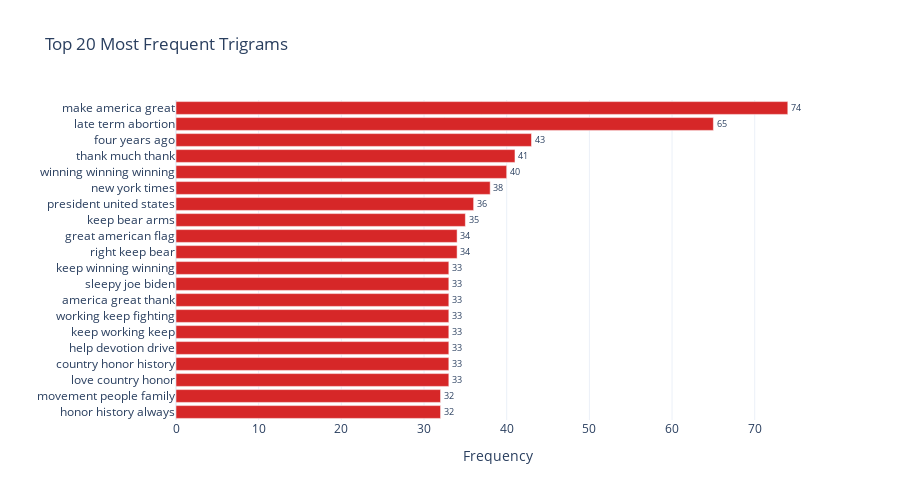

Notebook code for this chart:
### Markdown cell above
## Most Common Three-Word Phrases (Trigrams)

Analyzing three-word combinations to identify recurring themes and signature phrases.

### Code cell
# Get trigrams from all speeches
trigrams = get_ngrams(all_text, n=3, stopwords=custom_stopwords, top_k=100)

# Generate trigram word cloud
trigram_dict = dict(trigrams)
wordcloud = WordCloud(
    width=1600,
    height=800,
    background_color="white",
    colormap='inferno',
    max_words=100,
    relative_scaling=0.5
).generate_from_frequencies(trigram_dict)

fig, ax = plt.subplots(figsize=(16, 8))
ax.imshow(wordcloud, interpolation='bilinear')
ax.set_title("Most Common Three-Word Phrases", fontsize=20, fontweight='bold', pad=20)
ax.axis("off")
plt.tight_layout(pad=0)
plt.show()

# Interactive bar chart
plot_top_ngrams(trigrams, "Top 20 Most Frequent Trigrams", n_display=20, color='#d62728')

### Figure 1 — Plotly figure (JSON) as saved in the notebook; plotly's stock layout.template omitted (floating-point values rounded to 4 significant figures)
{"data": [{"marker": {"color": "#d62728"}, "orientation": "h", "text": ["74", "65", "43", "41", "40", "38", "36", "35", "34", "34", "33", "33", "33", "33", "33", "33", "33", "33", "32", "32"], "textposition": "outside", "type": "bar", "x": [74, 65, 43, 41, 40, 38, 36, 35, 34, 34, 33, 33, 33, 33, 33, 33, 33, 33, 32, 32], "y": ["make america great", "late term abortion", "four years ago", "thank much thank", "winning winning winning", "new york times", "president united states", "keep bear arms", "right keep bear", "great american flag", "love country honor", "country honor history", "help devotion drive", "keep working keep", "working keep fighting", "america great thank", "sleepy joe biden", "keep winning winning", "honor history always", "movement people family"]}], "layout": {"height": 500, "showlegend": false, "title": {"text": "Top 20 Most Frequent Trigrams"}, "xaxis": {"title": {"text": "Frequency"}}, "yaxis": {"categoryorder": "total ascending", "title": {"text": ""}}}}
